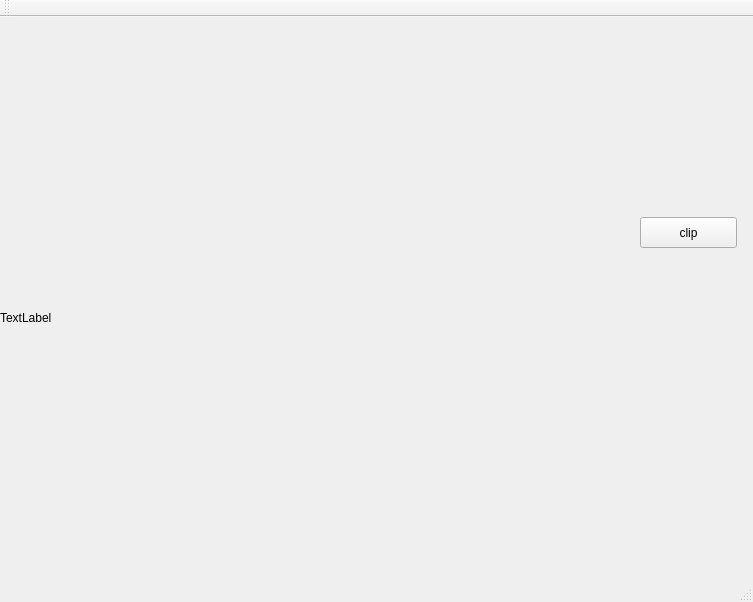
<?xml version="1.0" encoding="UTF-8"?>
<ui version="4.0">
 <class>MainWindow</class>
 <widget class="QMainWindow" name="MainWindow">
  <property name="geometry">
   <rect>
    <x>0</x>
    <y>0</y>
    <width>753</width>
    <height>602</height>
   </rect>
  </property>
  <property name="windowTitle">
   <string>MainWindow</string>
  </property>
  <widget class="QWidget" name="centralWidget">
   <widget class="QLabel" name="label">
    <property name="geometry">
     <rect>
      <x>0</x>
      <y>0</y>
      <width>601</width>
      <height>601</height>
     </rect>
    </property>
    <property name="text">
     <string>TextLabel</string>
    </property>
   </widget>
   <widget class="QPushButton" name="pushButton">
    <property name="geometry">
     <rect>
      <x>640</x>
      <y>200</y>
      <width>97</width>
      <height>31</height>
     </rect>
    </property>
    <property name="text">
     <string>clip</string>
    </property>
   </widget>
  </widget>
  <widget class="QMenuBar" name="menuBar">
   <property name="geometry">
    <rect>
     <x>0</x>
     <y>0</y>
     <width>753</width>
     <height>26</height>
    </rect>
   </property>
  </widget>
  <widget class="QToolBar" name="mainToolBar">
   <attribute name="toolBarArea">
    <enum>TopToolBarArea</enum>
   </attribute>
   <attribute name="toolBarBreak">
    <bool>false</bool>
   </attribute>
  </widget>
  <widget class="QStatusBar" name="statusBar"/>
 </widget>
 <layoutdefault spacing="6" margin="11"/>
 <resources/>
 <connections/>
</ui>
